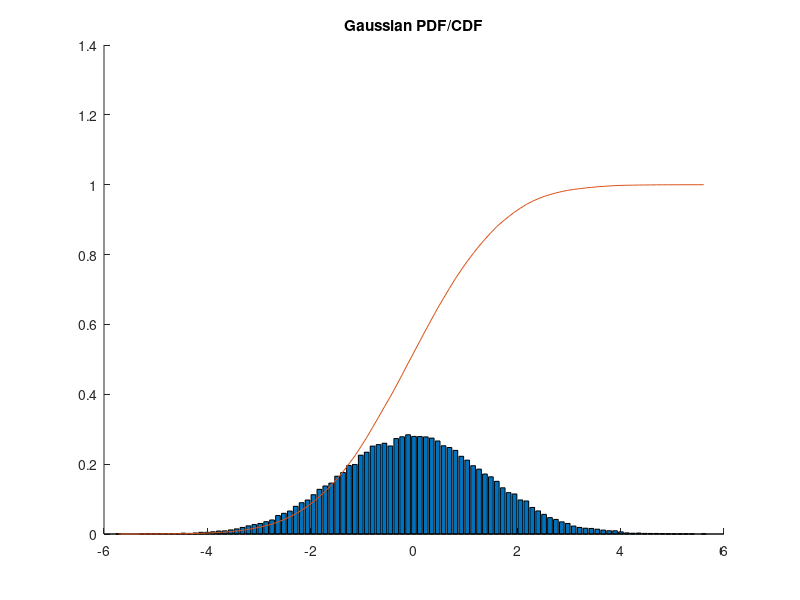

Write MATLAB code to recreate this figure.
% 1Week Gaussian 12171788 ¹ÚÁöÀº

N = 50000;
R = 100;
avg = 0;
stdev = sqrt(2);

T = randn(1, N);
G = T*stdev + avg;

[M, X] = hist(G,R);
resol = X(2) - X(1); % length of one section

pdf = M/N/resol;
cdf = cumsum(pdf*resol);

figure(1); hold on;
bar(X, pdf); plot(X, cdf);
title('Gaussian PDF/CDF');
